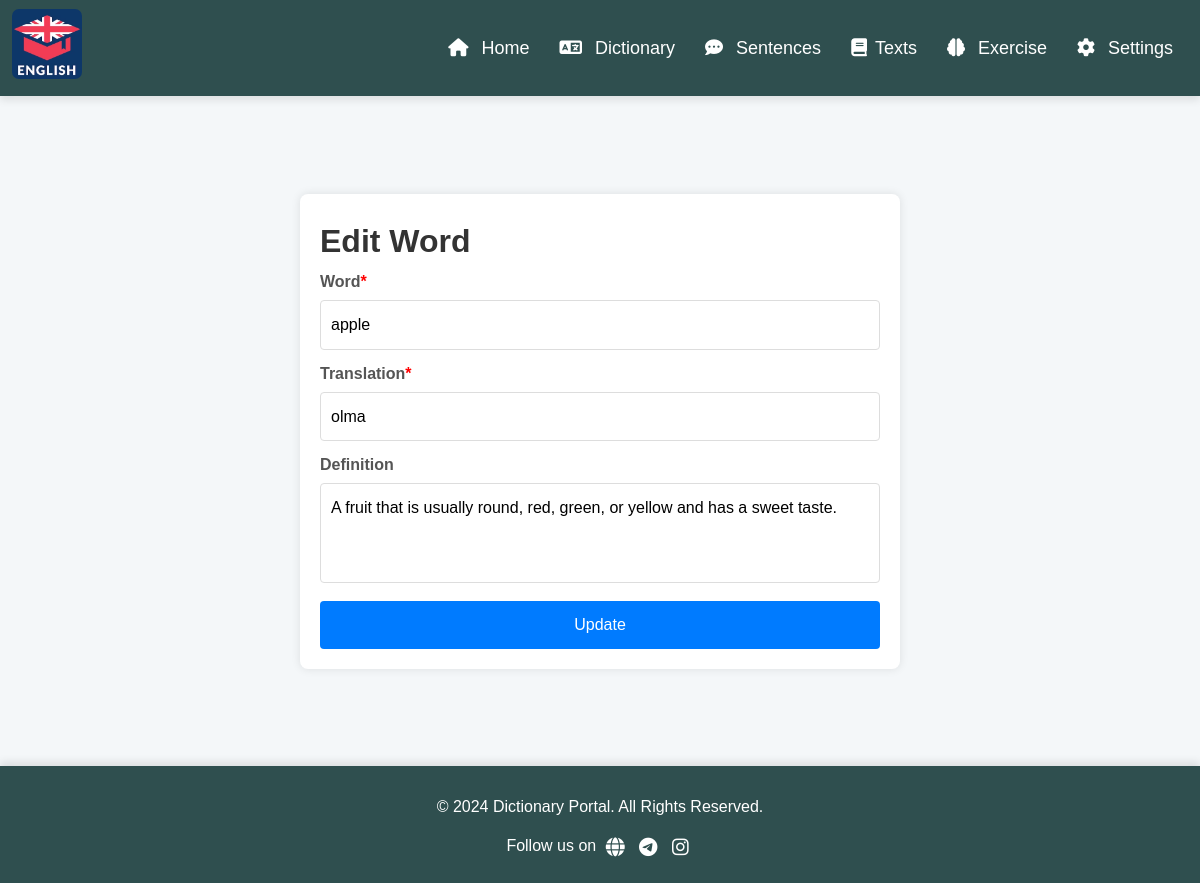
The page /dictionary/edit.php?word_id=1 (signed in) on the database its author committed.
### tables this page shows
CREATE TABLE words (
    id INT AUTO_INCREMENT PRIMARY KEY,
    user_id INT NOT NULL,
    word VARCHAR(150) NOT NULL,
    translation VARCHAR(150),
    definition VARCHAR(255),
    FOREIGN KEY (user_id) REFERENCES users(id) ON DELETE CASCADE
);

### config.php (called while the page is built, shortened)
<?php
class Database
{
    private $conn;
    public function __construct()
    {
        $servername = "localhost";
        $username = "root";
        $password = "";
        $dbname = "english";
        $this->conn = new mysqli($servername, $username, $password, $dbname);
    }
    public function executeQuery($sql, $params = [], $types = "")
    {
        $stmt = $this->conn->prepare($sql);
        if ($params) {
            $stmt->bind_param($types, ...$params);
        }
        if (!$stmt->execute()) {
            die("Error: " . $stmt->error);
        }
        return $stmt;
    }
    public function select($table, $columns = "*", $condition = "", $params = [], $types = "")
    {
        $sql = "SELECT $columns FROM $table $condition";
        $stmt = $this->executeQuery($sql, $params, $types);
        return $stmt->get_result()->fetch_all(MYSQLI_ASSOC);
    }
}

### check.php (called while the page is built, shortened)
<?php
include '../config.php';
$query = new Database();

### dictionary/edit.php (the view, shortened to what this page needs)
<?php
include '../check.php';
$userId = $_SESSION['user_id'];
$word_id = $_GET['word_id'] ? (int) $_GET['word_id'] : 0;
$word = $query->select('words', '*', "WHERE user_id = ? AND id = ?", [$userId, $word_id], "ii")[0];
?>
<!DOCTYPE html>
<html lang="en">
<head>
    <link rel="stylesheet" href="../src/css/add.css">
</head>
<body>
    <?php include '../includes/header.php'; ?>
    <div class="justify-center">
        <div class="add-container">
            <h1>Edit Word</h1>
            <form id="profile-form" method="POST">
                <div class="form-group">
                    <label for="word">Word<span>*</span></label>
                    <input type="text" id="word" name="word" class="form-control"
                        value="<?php echo htmlspecialchars($word['word']); ?>" required maxlength="150">
                </div>
                <div class="form-group">
                    <label for="translation">Translation<span>*</span></label>
                    <input type="text" id="translation" name="translation" class="form-control"
                        value="<?php echo htmlspecialchars($word['translation']); ?>" required maxlength="150">
                </div>
                <div class="form-group">
                    <label for="definition">Definition</label>
                    <textarea id="definition" name="definition" class="form-control"
                        rows="3" maxlength="255"><?php echo htmlspecialchars($word['definition']); ?></textarea>
                </div>
                <div class="form-group">
                    <button type="submit" class="btn btn-primary">Update</button>
                </div>
            </form>
        </div>
    </div>
    <?php include '../includes/footer.php'; ?>
</body>
</html>

### src/css/add.css (style rules this page uses)
.justify-center { width: 100%; display: flex; justify-content: center; align-items: center; min-height: calc(100vh - 170px); box-sizing: border-box; margin: 20px 0px; }
.add-container { background-color: #ffffff; border-radius: 8px; box-shadow: 0 0 10px rgba(0, 0, 0, 0.1); padding: 20px 20px 10px 20px; width: calc(100% - 40px); margin: 0px; max-width: 600px; box-sizing: border-box; }
label span { color: red; }
h1 { margin: 0; color: #333; }
.form-group { margin-bottom: 10px; }
.form-group label { display: block; margin-bottom: 5px; font-weight: bold; color: #555; }
.form-group input, .form-group textarea { width: 100%; padding: 10px; border: 1px solid #ddd; border-radius: 4px; box-sizing: border-box; }
.form-group textarea { resize: none; height: 100px; }
.form-group button { background-color: #007bff; color: #fff; border: none; padding: 10px 15px; border-radius: 4px; font-size: 16px; cursor: pointer; transition: background-color 0.3s; }
#word, #translation, textarea { font-size: 16px; }
.form-group button { width: 100%; }

### src/css/header.css (style rules this page uses)
body, input, textarea, p, h1, h2, h3, h4, h5, footer, header, main, menu, nav, section, button, select, h6 { font-family: 'Arial', sans-serif; letter-spacing: normal; line-height: 1.7; }
body { background-color: #f4f7f9; margin: 0; padding: 0; }

### rows shown on the page
words: word "apple", translation "olma", definition "A fruit that is usually round, red, green, or yellow and has a sweet taste."
